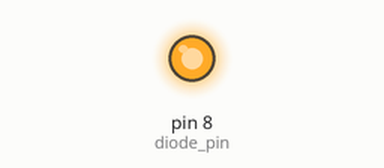
Recording of a sketch running on a simulated Arduino Uno, built with avr-gcc and run on an emulated ATmega328P. Shown: output pins drawn as LEDs (lit = HIGH).

Above: at 5.0 s.
At 10.5 s:
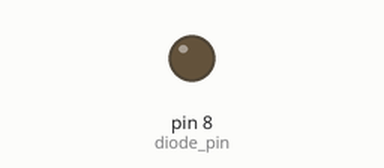
Timing chart, 0 to 14.3 s (numbered marks = the images above):
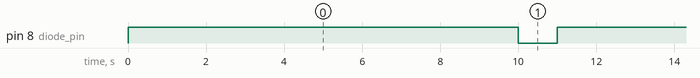

The sketch:

dioda_laser.ino
```cpp
int diode_pin=8;


void setup()

{
  pinMode(diode_pin,OUTPUT);
  // put your setup code here, to run once:

}

void loop()
{
digitalWrite(diode_pin,HIGH);
delay(10000);
digitalWrite(diode_pin,LOW);
delay(1000);
  // put your main code here, to run repeatedly:

}
```

Measured:
- by itself, pin 8 (diode_pin): alternates HIGH for 10.0 s and LOW for 1.0 s
